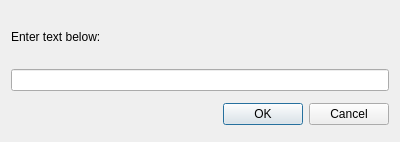
<?xml version="1.0" encoding="UTF-8"?>
<ui version="4.0">
 <class>Dialog_add_item</class>
 <widget class="QDialog" name="Dialog_add_item">
  <property name="geometry">
   <rect>
    <x>0</x>
    <y>0</y>
    <width>400</width>
    <height>142</height>
   </rect>
  </property>
  <property name="windowTitle">
   <string>Add Code</string>
  </property>
  <layout class="QVBoxLayout" name="verticalLayout">
   <item>
    <widget class="QLabel" name="label">
     <property name="maximumSize">
      <size>
       <width>16777215</width>
       <height>40</height>
      </size>
     </property>
     <property name="text">
      <string>Enter text below:</string>
     </property>
     <property name="wordWrap">
      <bool>true</bool>
     </property>
    </widget>
   </item>
   <item>
    <widget class="QLineEdit" name="lineEdit"/>
   </item>
   <item>
    <widget class="QDialogButtonBox" name="buttonBox">
     <property name="orientation">
      <enum>Qt::Horizontal</enum>
     </property>
     <property name="standardButtons">
      <set>QDialogButtonBox::Cancel|QDialogButtonBox::Ok</set>
     </property>
    </widget>
   </item>
  </layout>
 </widget>
 <tabstops>
  <tabstop>lineEdit</tabstop>
  <tabstop>buttonBox</tabstop>
 </tabstops>
 <resources/>
 <connections>
  <connection>
   <sender>buttonBox</sender>
   <signal>accepted()</signal>
   <receiver>Dialog_add_item</receiver>
   <slot>accept()</slot>
   <hints>
    <hint type="sourcelabel">
     <x>248</x>
     <y>254</y>
    </hint>
    <hint type="destinationlabel">
     <x>157</x>
     <y>274</y>
    </hint>
   </hints>
  </connection>
  <connection>
   <sender>buttonBox</sender>
   <signal>rejected()</signal>
   <receiver>Dialog_add_item</receiver>
   <slot>reject()</slot>
   <hints>
    <hint type="sourcelabel">
     <x>316</x>
     <y>260</y>
    </hint>
    <hint type="destinationlabel">
     <x>286</x>
     <y>274</y>
    </hint>
   </hints>
  </connection>
 </connections>
</ui>
